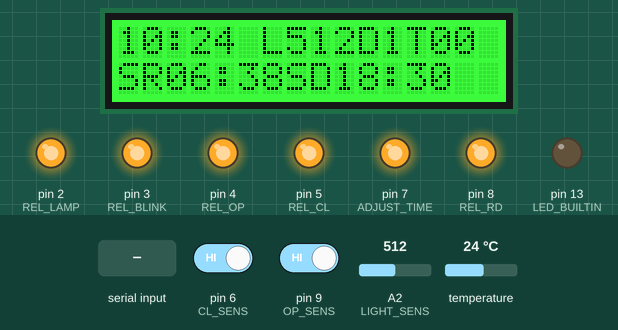
Recording of a sketch running on a simulated Arduino Uno, built with avr-gcc and run on an emulated ATmega328P. Parts: 16×2 character LCD, output pins drawn as LEDs (lit = HIGH). Wiring (inferred from the names in the program): DS3231 clock at I2C address 0x68. Inputs (shaded band) come from the test bench; at power-on: pin 6 (CL_SENS) HIGH, temperature 24 °C, pin 9 (OP_SENS) HIGH, A2 (LIGHT_SENS) = 512. The local clock reads 2024-03-15 10:24:30 at power-on unless the sketch sets it; pins used as bus, display or sensor lines are not drawn; what the sketch prints to the serial monitor is not drawn.

Above: at 7.0 s.
7.1 s: "close\n" received over Serial
At 17.6 s:
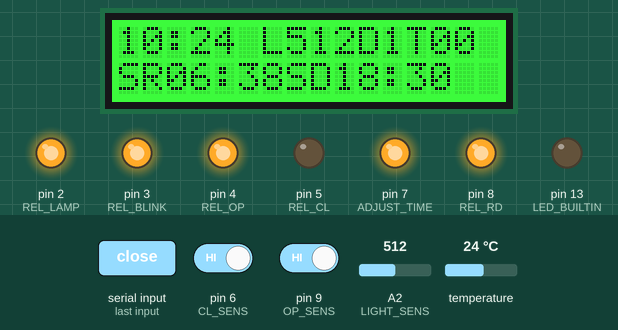
17.9 s: pin 6 (CL_SENS) driven LOW
At 21.88 s:
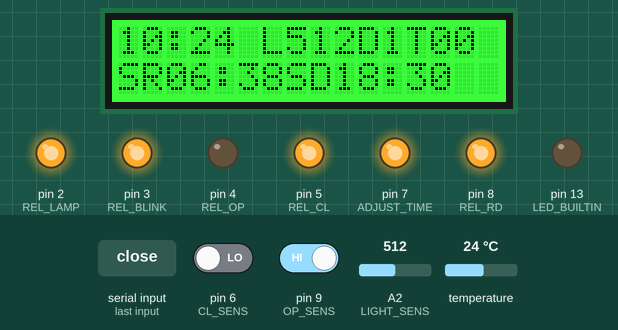
23.4 s: temperature set to 4.5 °C
37.2 s: temperature set to 3.7 °C
At 50.0 s:
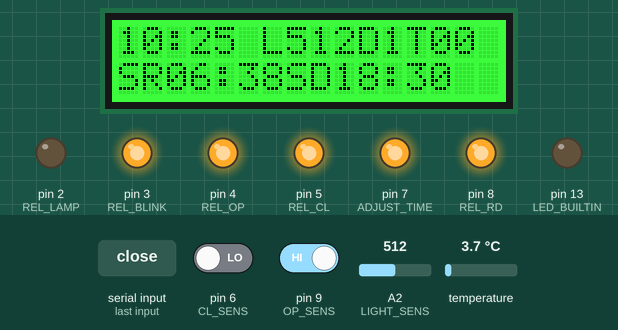
51.0 s: "open\n" received over Serial
At 59.67 s:
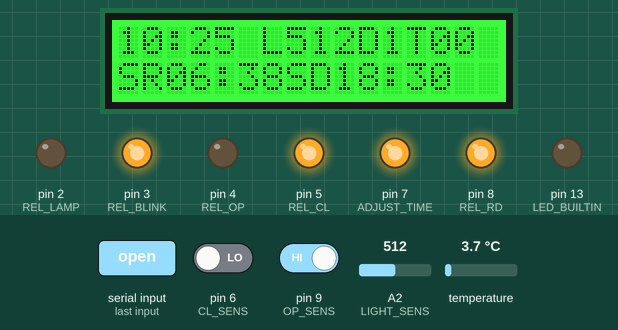
61.2 s: "close\n" received over Serial
At 73.63 s:
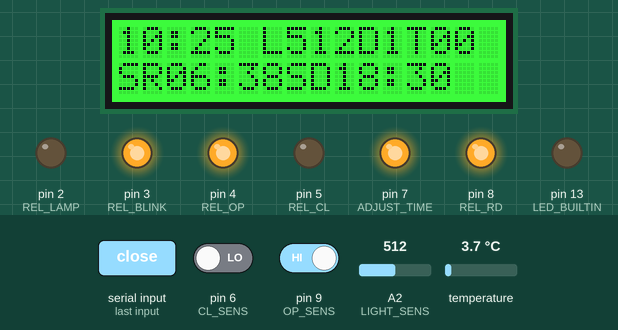
Timing chart, 0 to 75.2 s (numbered marks = the images above; inputs shaded):
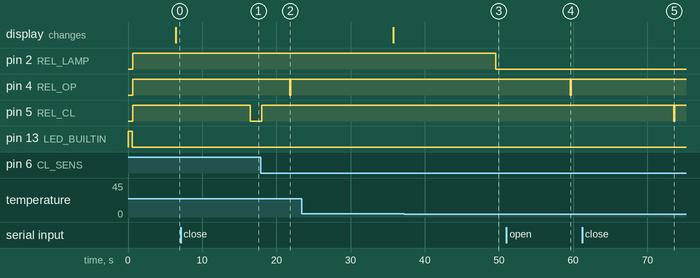

Measured:
- the behaviour switches between 4.2 and 4.1 °C on temperature (found by bisection; images 2 and 3)
- after the input at 7.1 s, pin 5 (REL_CL): HIGH → LOW after 9.4 s
- after the input at 17.9 s, pin 4 (REL_OP): HIGH → LOW after 3.9 s, → HIGH 0.15 s later; pin 5 (REL_CL): LOW → HIGH after 0.13 s
- after the input at 37.2 s, pin 2 (REL_LAMP): HIGH → LOW after 12.3 s
- after the input at 51.0 s, pin 4 (REL_OP): HIGH → LOW after 8.6 s, → HIGH 0.15 s later
- after the input at 61.2 s, pin 5 (REL_CL): HIGH → LOW after 12.4 s, → HIGH 0.15 s later

The sketch:

chicken_rtc_v2.ino
```cpp
/*
  Consolidated "Smart Door" Sketch with RTC Stuck Check
  -----------------------------------------------------
  - Polls RTC and sensors once per minute (blocking)
  - Median filter on temperature
  - Zero-padded time for RTC
  - Sunrise/sunset daily update
  - Two Serial lines per cycle:
       1) Sensor values
       2) RTC time, sunrise, sunset
  - Checks if RTC time has not advanced => attempt re-init + forced reset
*/

#include <Wire.h>
#include <RTClib.h>
#include <rgb_lcd.h>
#include <math.h>
#include <stdio.h>
#include <string.h>
// ---------------------------------------------------------------------------
// Pin Definitions
// ---------------------------------------------------------------------------
RTC_DS3231 rtc;   // SDA (A4), SCL (A5)
rgb_lcd lcd;       // same lines as RTC (I2C bus)

#define DS3231_ADDR 0x68
#define REL_LAMP    2   // Relay for heating lamp
#define REL_BLINK   3   // Relay for blinking light
#define REL_OP      4   // Relay to open the door
#define REL_CL      5   // Relay to close the door
#define CL_SENS     6   // Closed-limit switch
#define ADJUST_TIME 7   // Pin used to adjust time
#define REL_RD      8   // Relay for radio or motion sensor light
#define OP_SENS     9   // Open-limit switch
#define RESET_PIN   12  // If pulled LOW => hardware reset (wired to Arduino RST)

#define TEMP_SENS   A1  // Temperature sensor analog pin
#define LIGHT_SENS  A2  // Light sensor analog pin

// ---------------------------------------------------------------------------
// Operational Parameters
// ---------------------------------------------------------------------------
#define test_mode   0   // If >0, some debug / test behavior
#define sens        1   // Hysteresis threshold for sensors (unused here)
#define DAWN        100 // Light sensor threshold for dawn
#define DAY         600 // Light threshold for day
#define buff        90 // Buffer (minutes) around sunrise/sunset

// Relay logic
#define inv_rel     1   // If 1, relay ON = LOW, OFF = HIGH
#define T_MOT       20  // Time for motor to fully open/close (seconds)
#define second_1    1000// 1 second in ms
#define RPT         5 // the repetition for dawn

static float t = 0.0f;
static const float criticalT = 4.0f;
// Sunrise/sunset location/timezone
double lat = 47.3739;
double lon = 8.5451;
int    tz  = 2;       // base timezone offset
int    spring = 86;   // DOY for daylight saving start
int    fall   = 300;  // DOY for daylight saving end

// Sunrise/sunset (minutes from midnight)
int srise = 0;
int sset  = 0;

// Additional
int lampState    = 0;   // 0 = off, 1 = on
int v_on, v_off;        // Relay signals for ON/OFF
int day_ct       = 0;   // times we have read 'day' in a row
int count        = 0;   // how many times we see “dawn”
int limitReached = -1;

// We'll keep final computed temp & light globally
int currentLightVal = 0;

// day-part enum
enum timeofday { night_, dawn_, day_, sundown_, dusk_, between_states_ };
timeofday currentState = between_states_;

// For daily sunrise/sunset updates
int lastCalculatedDay = -1; // store the day-of-year last updated

// ---------------------------------------------------------------------------
// For "RTC stuck" detection
// ---------------------------------------------------------------------------
uint32_t lastValidUnix = 0; // store last successful unixtime

// for serial command handling
#define MAX_COMMAND_LENGTH 10
// for serial command handling
#define MAX_COMMAND_LENGTH 10
char inputBuffer[MAX_COMMAND_LENGTH];
int inputPos = 0;

// ---------------------------------------------------------------------------
// Utility: Return the day of year
// ---------------------------------------------------------------------------
int check_date(DateTime now) {
  int day_t = now.day();
  int feb = 28;
  int year = now.year();

  // leap year check
  if ((year % 4 == 0 && year % 100 != 0) || (year % 400 == 0)) {
    feb = 29;
  }

  switch (now.month()) {
    case 1:  break;
    case 2:  day_t += 31;                break;
    case 3:  day_t += 31 + feb;          break;
    case 4:  day_t += 31 + feb + 31;     break;
    case 5:  day_t += 31 + feb + 31 + 30; break;
    case 6:  day_t += 31 + feb + 31 + 30 + 31; break;
    case 7:  day_t += 31 + feb + 31 + 30 + 31 + 30; break;
    case 8:  day_t += 31 + feb + 31 + 30 + 31 + 30 + 31; break;
    case 9:  day_t += 31 + feb + 31 + 30 + 31 + 30 + 31 + 31; break;
    case 10: day_t += 31 + feb + 31 + 30 + 31 + 30 + 31 + 31 + 30; break;
    case 11: day_t += 31 + feb + 31 + 30 + 31 + 30 + 31 + 31 + 30 + 31; break;
    case 12: day_t += 31 + feb + 31 + 30 + 31 + 30 + 31 + 31 + 30 + 31 + 30; break;
  }
  return day_t;
}


float readDS3231Temperature() {
  Wire.beginTransmission(DS3231_ADDR);
  Wire.write(0x11);  // temperature MSB register
  Wire.endTransmission(false);
  Wire.requestFrom(DS3231_ADDR, 2);

  int8_t msb = Wire.read();       // signed byte!
  uint8_t lsb = Wire.read();      // bits 7:6 hold quarter-degree fractions

  float temp = msb + ((lsb >> 6) * 0.25f);
  return temp;
}

// ---------------------------------------------------------------------------
// Sunrise/Sunset Calculation
// ---------------------------------------------------------------------------
void sun_time(double LAT, double LON, int &TZ, DateTime now) {
  int day_y = now.unixtime() / 86400L;  // days since 1970
  int day_t = check_date(now);          // day of year

  // Adjust for daylight saving if outside [spring..fall]
  int localTZ = TZ;
  if (day_t < spring || day_t > fall) {
    localTZ = TZ - 1;
  }

  double j_day = double(day_y) + 25569.0 + 2415018.5
                 + (now.hour() / 24.0 + now.minute() / 1440.0)
                 - double(localTZ) / 24.0;
  double j_cen = (j_day - 2451545) / 36525.0;
  double moe = 23 + (26 + ((21.448 - j_cen * (46.815 + j_cen * (0.00059 -
                    j_cen * 0.001813)))) / 60.0) / 60.0;

  double gmas = 357.52911 + j_cen * (35999.05029 - (0.0001537 * j_cen));

  auto rads = [](double x){ return x * 3.14159265358979 / 180.0; };
  auto degs = [](double x){ return x * 180.0 / 3.14159265358979; };

  double sec = sin(rads(gmas)) * (1.914602 - j_cen*(0.004817 + 0.000014*j_cen))
               + sin(rads(2*gmas))*(0.019993 - 0.000101*j_cen)
               + sin(rads(3*gmas))*0.000289;
  double gml = fmod(280.46646 + j_cen*(36000.76983 + 0.0003032*j_cen), 360.0);
  double stl = gml + sec;
  double oc  = moe + 0.00256*cos(rads(125.04 - 1934.136*j_cen));
  double sal = stl - 0.00569 - 0.00478*sin(rads(125.04 - 1934.136*j_cen));
  double sd  = degs(asin(sin(rads(oc)) * sin(rads(sal))));
  double eeo = 0.016708634 - j_cen*(0.000042037 + 0.0000001267*j_cen);
  double y   = tan(rads(oc/2.0))*tan(rads(oc/2.0));
  double eqtime = 4.0 * degs(y*sin(2.0*rads(gml))
                   - 2.0*eeo*sin(rads(gmas))
                   + 4.0*eeo*y*sin(rads(gmas))*cos(2.0*rads(gml))
                   - 0.5*y*y*sin(4.0*rads(gml))
                   - 1.25*eeo*eeo*sin(2.0*rads(gmas)));

  int noon = int(720 - 4*LON - eqtime + localTZ*60);
  double ha = degs(acos(cos(rads(90.833)) / (cos(rads(LAT)) * cos(rads(sd)))
                  - tan(rads(LAT))*tan(rads(sd))));
  srise = noon - (int)(ha*4);
  sset  = noon + (int)(ha*4);
}

// Read Light (simple averaging)
// ---------------------------------------------------------------------------
int readLightSensor(int samples, int delayMs) {
  long sum = 0;
  for (int i = 0; i < samples; i++) {
    sum += analogRead(LIGHT_SENS);
    delay(delayMs);
  }
  return sum / samples;
}

// ---------------------------------------------------------------------------
// Turn Lamp On/Off
// ---------------------------------------------------------------------------
void TempLamp() {
  if (t <= criticalT) {
    digitalWrite(REL_LAMP, v_on);
    lampState = 1;
  } else {
    digitalWrite(REL_LAMP, v_off);
    lampState = 0;
  }
}

// ---------------------------------------------------------------------------
// Door Control
// ---------------------------------------------------------------------------
#include <string.h>  // make sure this is included at the top

void Door(const char* state){
  int SENS = -1, REL = -1, LIM = -1;
  int consRead = 0;
  int END = -1;

  if (strcmp(state, "close") == 0) {
    SENS = CL_SENS;
    REL  = REL_CL;
    LIM  = 0;
    END  = 0;
  }
  else if (strcmp(state, "open") == 0){
    SENS = OP_SENS;
    REL  = REL_OP;
    LIM  = 1;
    END  = 1;
  } else {
    return;
  }

  digitalWrite(REL, v_on);

  unsigned long start = millis();
  unsigned long timeoutMs = (unsigned long)T_MOT * 1000UL + 5000UL; // 25s with your T_MOT=20

  while (true) {
    delay(50);

    if (digitalRead(SENS) == END) consRead++;
    else consRead = 0;

    if (consRead >= 3){
      limitReached = LIM;
      break;
    }

    if (millis() - start > timeoutMs) {
      // do NOT print extra lines if your parser is that fragile
      // just fail safe:
      limitReached = -1;
      break;
    }
  }

  digitalWrite(REL, v_off);
}

// ---------------------------------------------------------------------------
// Return door state: 0 = closed, 1 = open, -1 = unknown
// ---------------------------------------------------------------------------
int doorState() {
  if (limitReached == 0) {
    return 0; // closed
  }
  else if (limitReached == 1) {
    return 1; // open
  }
  return -1;  // partial or error
}

// ---------------------------------------------------------------------------
// Determine time of day
// ---------------------------------------------------------------------------
enum timeofday checktime(DateTime now) {
  int tm_mins = now.hour()*60 + now.minute();

  if ((tm_mins > (sset + (buff))) || (tm_mins < (srise - buff))) {
    day_ct = 0;
    count = 0;
    return night_;
  }
  else if (tm_mins >= (srise - buff) && tm_mins <= (srise + buff)) {
    if (currentLightVal > DAWN) {
      if (count < RPT) {
        count ++;
      }
      day_ct = 0;
      return dawn_;
    } else {
      count = 0;
      day_ct = 0;
      return night_;
    }
  }
  else if (tm_mins > (srise + buff) && tm_mins < (sset - buff)) {
    day_ct++;
    count = 0;
    return day_;
  }
  else if (tm_mins >= (sset - buff)) {
    if (currentLightVal > DAWN) {
      day_ct = 0;
      return sundown_;
    } else {
      if (limitReached == 1) {
        day_ct = 0;
        return dusk_;
      } else {
        day_ct = 0;
        return night_;
      }
    }
  }
  return between_states_;
}

// ---------------------------------------------------------------------------
// Blink the built-in LED
// ---------------------------------------------------------------------------
void ledBlink(int onMs, int offMs) {
  digitalWrite(LED_BUILTIN, HIGH);
  delay(onMs);
  digitalWrite(LED_BUILTIN, LOW);
  delay(offMs);
}

// ---------------------------------------------------------------------------
// Night blink on external relay
// ---------------------------------------------------------------------------
void nightBlink(int durationSec) {
  digitalWrite(REL_BLINK, v_on);
  delay(durationSec * 1000UL);
  digitalWrite(REL_BLINK, v_off);
}

// ---------------------------------------------------------------------------
// Print sensor values on one line, and time info on the next line
// Also displays time info on the LCD
// ---------------------------------------------------------------------------
void printTimes(DateTime now) {
  int door_status = doorState();
  // --- LCD update (2 lines) ---
  lcd.setRGB(0, 255, 0);
  lcd.clear();
  lcd.setCursor(0, 0);

  // Buffers for LCD lines
  char buffTop[16];
  char buffBot[16];

  // Zero-padded HH:MM
  snprintf(buffTop, sizeof(buffTop),
           "%02d:%02d L%03dD%dT%02d",
           now.hour(), now.minute(), currentLightVal, door_status, t);

  snprintf(buffBot, sizeof(buffBot),
           "SR%02d:%02dSD%02d:%02d",
           srise/60, srise%60, sset/60, sset%60);

  // Show on LCD
  lcd.print(buffTop);
  lcd.setCursor(0,1);
  lcd.print(buffBot);

  // --- SERIAL OUTPUT: 2 lines ---
  // 1) Sensor line
  Serial.print("Temp=");
  Serial.print(t);     // e.g. 22
  Serial.print("C, Light=");
  Serial.print(currentLightVal); // e.g. 300
  Serial.print(", Door=");
  Serial.print(door_status);     // e.g. 1 or 0
  Serial.print(", ClSens=");
  Serial.print(digitalRead(CL_SENS));
  Serial.print(", OpSens=");
  Serial.print(digitalRead(OP_SENS));
  Serial.print(", Lamp=");
  Serial.println(!digitalRead(REL_LAMP));     // e.g. 1 or 0, normally lampState but bypassed currently
  delay(10);

  // 2) Time line
  char timeStr[6];
  char srStr[6];
  char ssStr[6];
  snprintf(timeStr, sizeof(timeStr), "%02d:%02d", now.hour(), now.minute());
  snprintf(srStr,   sizeof(srStr),   "%02d:%02d", srise/60, srise%60);
  snprintf(ssStr,   sizeof(ssStr),   "%02d:%02d", sset/60,  sset%60);

  Serial.print("Time=");
  Serial.print(timeStr);
  Serial.print(", Sunrise=");
  Serial.print(srStr);
  Serial.print(", Sunset=");
  Serial.println(ssStr);

  // Optional short delay to ensure data fully transmits
  delay(10);
}

// ---------------------------------------------------------------------------
// Recompute sunrise/sunset once a day at midnight
// ---------------------------------------------------------------------------
void dailySunTimeUpdate(DateTime now) {
  int hour   = now.hour();
  int minute = now.minute();
  int dayOfYear = check_date(now);

  if (hour == 0 && minute == 0 && (dayOfYear != lastCalculatedDay)) {
    sun_time(lat, lon, tz, now);
    lastCalculatedDay = dayOfYear;
    Serial.println(F("Sunrise/Sunset updated for new day."));
  }
}

// ---------------------------------------------------------------------------
// Check if RTC got stuck: compare new unixtime to the last one
// If stuck => re-init I2C + forcibly reset
// ---------------------------------------------------------------------------
void checkRTCStuck(uint32_t newUnix) {
  if (newUnix == lastValidUnix) {
    Serial.println(F("WARNING: RTC time not advancing! Attempting re-init and forced reset..."));

    // Re-init I2C / RTC
    Wire.end();
    Wire.begin();
    rtc.begin();

    // Force a hardware reset:
    digitalWrite(RESET_PIN, LOW);
    // The code won't return from here on many boards, as it triggers a reset
  } else {
    lastValidUnix = newUnix;
  }
}

void handleSerialCommands() {
  while (Serial.available()) {
    char inChar = (char)Serial.read();

    if (inChar == '\n' || inChar == '\r') {
      if (inputPos > 0) {
        inputBuffer[inputPos] = '\0';

	if (strcmp(inputBuffer,"open") == 0) {
	  Serial.println(F("Manual Command Received: Open Door"));
	  Door("open");
	}
	else if (strcmp(inputBuffer, "close") == 0) {
	  Serial.println(F("Manual Command received: Close Door"));
	  Door("close");
	}
	else {
	  Serial.print(F("Unknown Command: "));
	  Serial.println(inputBuffer);
	}
	inputPos = 0;
      }
    }
    else {
      if (inputPos < (MAX_COMMAND_LENGTH - 1)) {
        inputBuffer[inputPos++] = inChar;
      }
    }
  }
}

// ---------------------------------------------------------------------------
// Setup
// ---------------------------------------------------------------------------
void setup() {
  Serial.begin(115200);

  pinMode(LED_BUILTIN, OUTPUT);

  pinMode(RESET_PIN, OUTPUT);
  digitalWrite(RESET_PIN, HIGH); // keep it high (no daily reset)

  pinMode(ADJUST_TIME, OUTPUT);
  digitalWrite(ADJUST_TIME, HIGH);

  lcd.begin(16,2);
  // Initialize RTC + I2C
  Wire.begin();
  if (!rtc.begin()) {
    while(true) {
      ledBlink(50, 50); // error blink
    }
  }
  if (!rtc.lostPower()) {
    // If desired, set the RTC:
    ledBlink(500, 100);
  }
  //rtc.adjust(DateTime(F(__DATE__),F(__TIME__)));
  rtc.clearAlarm(1);
  rtc.clearAlarm(2);
  rtc.disableAlarm(1);
  rtc.disableAlarm(2);
  rtc.writeSqwPinMode(DS3231_OFF);


  // Relay pinModes
  pinMode(REL_OP,    OUTPUT);
  pinMode(REL_CL,    OUTPUT);
  pinMode(REL_RD,    OUTPUT);
  pinMode(REL_LAMP,  OUTPUT);
  pinMode(REL_BLINK, OUTPUT);

  pinMode(CL_SENS,   INPUT_PULLUP);
  pinMode(OP_SENS,   INPUT_PULLUP);

  if (inv_rel == 1) {
    v_on  = LOW;
    v_off = HIGH;
  } else {
    v_on  = HIGH;
    v_off = LOW;
  }

  // Set all relays off
  digitalWrite(REL_OP,    v_off);
  digitalWrite(REL_CL,    v_off);
  digitalWrite(REL_LAMP,  v_off);
  digitalWrite(REL_RD,    v_off);
  digitalWrite(REL_BLINK, v_off);

  // Initial sunrise/sunset
  DateTime initNow = rtc.now();
  sun_time(lat, lon, tz, initNow);
  lastCalculatedDay = check_date(initNow);

  if (digitalRead(CL_SENS) == 0) limitReached = 0;
  else if (digitalRead(OP_SENS) == 1) limitReached = 1;
  else limitReached = -1;

  // Store the initial valid time
  lastValidUnix = initNow.unixtime();
  delay(2000);
}

// ---------------------------------------------------------------------------
// Main Loop: Once-per-minute blocking approach
// ---------------------------------------------------------------------------
void loop() {
  // 1) read current time
  handleSerialCommands();

  DateTime now = rtc.now();

  // 2) Check if RTC is stuck
  uint32_t nowUnix = now.unixtime();
 // checkRTCStuck(nowUnix); // This might forcibly reset if stuck

  // 3) daily update for sunrise/sunset
  dailySunTimeUpdate(now);

  // 4) update sensor data
  currentLightVal = readLightSensor(5, 50);
  delay(500);
  t = readDS3231Temperature();
  delay(3000);
  TempLamp(); // temporarily disabled since temp sensor not working
  //digitalWrite(REL_LAMP, v_on);//temporary override because of temperature sensor malfunction
  // 5) determine state, do actions
  timeofday newState = checktime(now);
  currentState = newState;

  switch (currentState) {
    case night_:
      Serial.println(F("Arduino mode: Night"));
      Door("close");
      digitalWrite(REL_RD, v_off);
      nightBlink(30); // blink for 30s
      break;

    case dawn_:
      Serial.println(F("Arduino mode: Dawn"));
      if (count == 5) {
        Door("open");
      }
      break;

    case day_:
      Serial.println(F("Arduino mode: Day"));
      if (doorState() != 1) {
         Door("open");
      }
      digitalWrite(REL_RD, v_off);
      break;

    case sundown_:
      Serial.println(F("Arduino mode: Sundown"));
      if (doorState() == 0) {
        digitalWrite(REL_RD, v_on);
      } else {
        digitalWrite(REL_RD, v_off);
      }
      digitalWrite(REL_BLINK, v_on);
      break;

    case dusk_:
      Serial.println(F("Arduino mode: Dusk"));
      digitalWrite(REL_BLINK, v_on);
      Door("close");
      digitalWrite(REL_RD, v_off);
      // no daily reset
      digitalWrite(RESET_PIN, HIGH);
      break;

    case between_states_:
      Serial.println(F("Arduino mode: Between States"));
      break;
  }

  // 6) Print sensor + time info (two lines on Serial)
  printTimes(now);

  // 7) Wait 1 minute until next cycle
  delay(10000);
}
```
